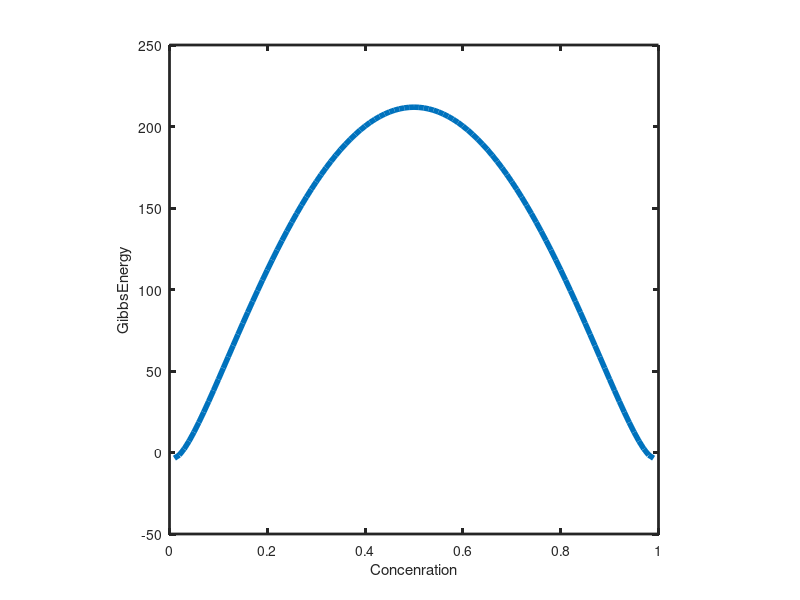

MATLAB code for this plot:
clear all
clc
clf



delc = 0.01;
diffusivity = 1;
delt =  (delc*delc)/ (400000*diffusivity);
c = 0:delc:1;
N = 1.0/delc + 1;
R = 8.314;
temp = 50;
omega = 2000;
%temp = omega/(2*8.314) + 1; % T = omega/(2R) + 1 for downhill diffusion and 
%T = omega/(2R) - 1 for uphill diffsion 
for i = 1:N
    gibbs(i) = omega*(1-c(i))*c(i) + R*temp*(c(i)*log(c(i)) + (1-c(i))*log(1-c(i)));
end
plot(c,gibbs,'linewidth',4.0);
hold on;
xlabel('Concenration');
ylabel('GibbsEnergy')
ax = gca ;
set(ax, 'linewidth',2.0);
axis('square');